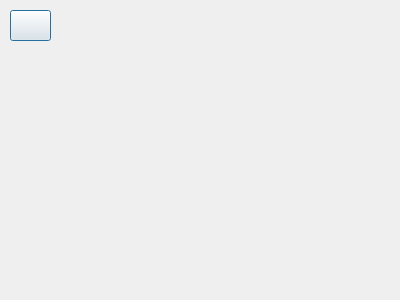
<?xml version="1.0" encoding="UTF-8"?>
<ui version="4.0">
 <class>TelaVeiculo</class>
 <widget class="QDialog" name="TelaVeiculo">
  <property name="geometry">
   <rect>
    <x>0</x>
    <y>0</y>
    <width>400</width>
    <height>300</height>
   </rect>
  </property>
  <property name="windowTitle">
   <string>Cadastrar Veiculos</string>
  </property>
  <property name="windowIcon">
   <iconset resource="resources.qrc">
    <normaloff>:/rec/img/Cabriolet_Red_icon-icons.com_54906.png</normaloff>:/rec/img/Cabriolet_Red_icon-icons.com_54906.png</iconset>
  </property>
  <widget class="QPushButton" name="pushButton">
   <property name="geometry">
    <rect>
     <x>10</x>
     <y>10</y>
     <width>41</width>
     <height>31</height>
    </rect>
   </property>
   <property name="styleSheet">
    <string notr="true">qproperty-icon:url(:/rec/img/reply-arrow-filled.png)</string>
   </property>
   <property name="text">
    <string/>
   </property>
   <property name="iconSize">
    <size>
     <width>24</width>
     <height>24</height>
    </size>
   </property>
  </widget>
 </widget>
 <resources>
  <include location="resources.qrc"/>
 </resources>
 <connections/>
</ui>
